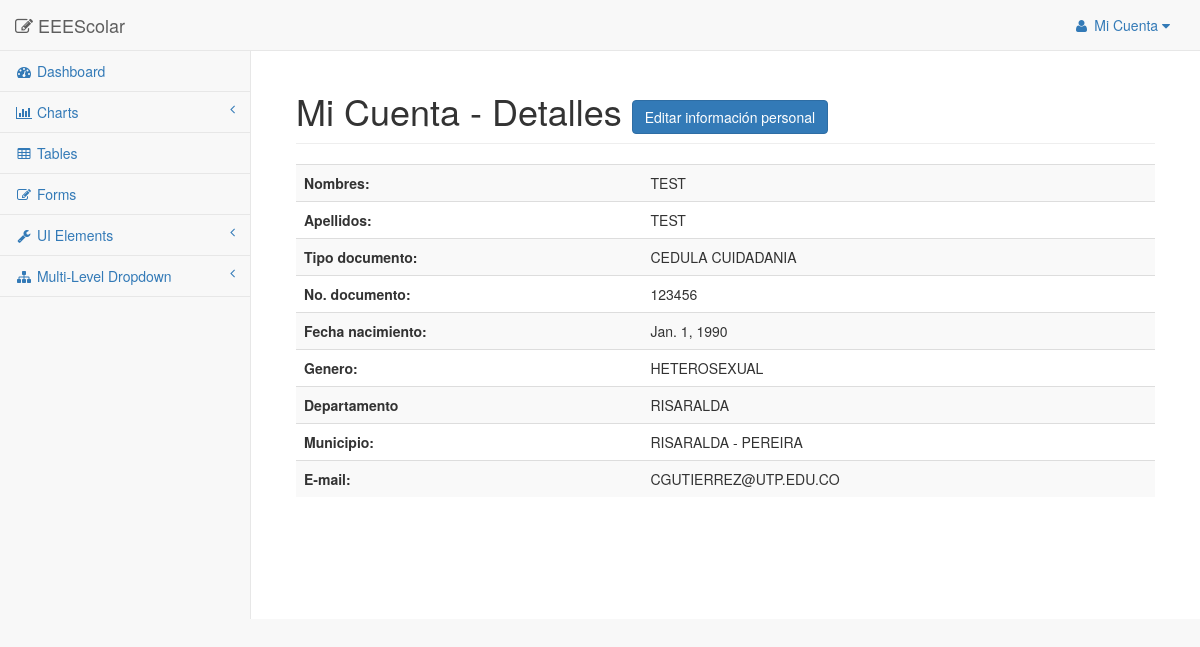
/cuenta/ (signed in), run on an earlier commit of the app's database.
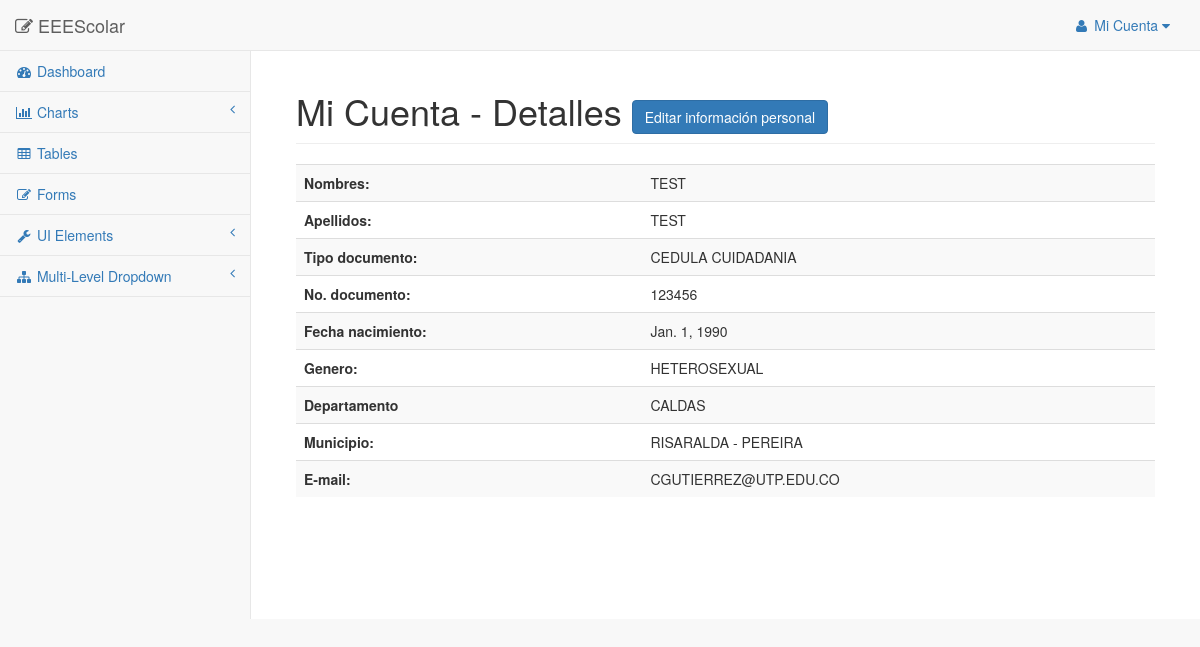
And on a later commit of the database.
### eees/models.py (models this page shows, shortened)
class Usuario(AbstractUser):
    class Meta:
        db_table = 'auth_user'
        verbose_name = "Usuario"
        verbose_name_plural = "Usuarios"
    TIPO_DOC_LIST = [
        ('CEDULA CUIDADANIA', 'CEDULA CUIDADANIA'),
        ('CEDULA EXTRANJERIA', 'CEDULA EXTRANJERIA'),
        ('PASAPORTE', 'PASAPORTE'),
        ('TARJETA IDENTIDAD', 'TARJETA IDENTIDAD'),
    ]
    GENERO_LIST= [
        ('HETEROSEXUAL', 'HETEROSEXUAL'),
        ('HOMOSEXUAL', 'HOMOSEXUAL'),
        ('LESBIANA', 'LESBIANA'),
        ('BISEXUAL', 'BISEXUAL'),
        ('INDIFERENCIADO', 'INDIFERENCIADO'),
    ]
    is_admin            = models.BooleanField('Administrador',default=False)
    is_profe            = models.BooleanField('Profesor',default=False)
    is_estud            = models.BooleanField('Estudiante',default=False)
    tipo_docto          = models.CharField('Tipo documento',max_length=20,choices=TIPO_DOC_LIST)
    no_docto            = models.CharField('Numero documento',max_length=20)
    fecha_nac           = models.DateField('Fecha nacimiento',null=True)
    genero              = models.CharField('Genero',max_length=20,choices=GENERO_LIST)
    manejodatos         = models.BooleanField('Manejo datos',default=False)

class Estudiante(Usuario):
    class Meta:
        verbose_name = "Estudiante"
        verbose_name_plural = "Estudiantes"
    departamento        = models.ForeignKey(Departamento, on_delete=models.PROTECT, null=True, blank=True)
    municipio           = models.ForeignKey(Municipio, on_delete=models.PROTECT, null=True, blank=True)
    grupo               = models.ForeignKey(Grupo, on_delete=models.CASCADE)

class Departamento(models.Model):
    class Meta:
        verbose_name = "Departamento"
        verbose_name_plural = "Departamentos"
    departamento    = models.CharField(max_length=200, unique=True, null=False)
    is_active       = models.BooleanField('Activo', default=True)
    def __str__(self):
        return self.departamento

class Municipio(models.Model):
    class Meta:
        verbose_name = "Municipio"
        verbose_name_plural = "Municipios"
    departamento    = models.ForeignKey(Departamento, on_delete=models.CASCADE)
    municipio       = models.CharField(max_length=200,unique=True, null=False)
    is_active       = models.BooleanField('Activo', default=True)
    def __str__(self):
        return str(self.departamento) +str(' - ')+ str(self.municipio)

### eees/views.py (the view)
# urls.py: url(r'^cuenta/$', views.account, name='account'),
@login_required(login_url='/acceso/')
def account(request):
    user = request.user
    user = get_object_or_404(Usuario, pk=user.id)
    if user.is_estud:
        user = get_object_or_404(Estudiante, pk=user.id)
    if user.is_profe:
        user = get_object_or_404(Profesor, pk=user.id)
    return  render(request,'eees/account.html', {'user':user})

### eees/templates/eees/account.html (shortened to what this page needs)
{% extends 'eees/blank.html' %}
{% load staticfiles %}
{% block header %}
  Mi Cuenta - Detalles
  <a class="btn btn-primary" href="{% url 'eees:account_edit' user.id %}">Editar informaci&oacute;n personal</a>
{% endblock %}
{% block contenido %}
<div class="table-responsive">
  <table class="table table-striped">
    <tbody>
      <tr>
        <td><b>Nombres:</b></td>
        <td>{{user.first_name|upper}}</td>
      </tr>
      <tr>
        <td><b>Apellidos:</b></td>
        <td>{{user.last_name|upper}}</td>
      </tr>
      <tr>
        <td><b>Tipo documento:</b></td>
        <td>{{user.tipo_docto|upper}}</td>
      </tr>
      <tr>
        <td><b>No. documento:</b></td>
        <td>{{user.no_docto|upper}}</td>
      </tr>
      <tr>
        <td><b>Fecha nacimiento:</b></td>
        <td>{{user.fecha_nac}}</td>
      </tr>
      <tr>
        <td><b>Genero:</b></td>
        <td>{{user.genero|upper}}</td>
      </tr>
      <tr>
        <td><b>Departamento</b></td>
        <td>{{user.departamento|upper}}</td>
      </tr>
      <tr>
        <td><b>Municipio:</b></td>
        <td>{{user.municipio|upper}}</td>
      </tr>
      <tr>
        <td><b>E-mail:</b></td>
        <td>{{user.email|upper}}</td>
      </tr>
    </tbody>
  </table>
</div>
{% endblock %}

### eees/templates/eees/blank.html (shortened to what this page needs)
<!DOCTYPE html>
<html lang="en">
<head>
    {% load staticfiles %}
    <link href="{% static 'eees/sb-admin/vendor/bootstrap/css/bootstrap.min.css' %}" rel="stylesheet">
    <link href="{% static 'eees/sb-admin/vendor/metisMenu/metisMenu.min.css' %}" rel="stylesheet">
    <link href="{% static 'eees/sb-admin/dist/css/sb-admin-2.css' %}" rel="stylesheet">
    <link href="{% static 'eees/sb-admin/vendor/font-awesome/css/font-awesome.min.css' %}" rel="stylesheet" type="text/css">
</head>
<body>
    <div id="wrapper">
        <nav class="navbar navbar-default navbar-static-top" role="navigation" style="margin-bottom: 0">
            <div class="navbar-header">
                <a class="navbar-brand" href="/">
                  <i class="fa fa-pencil-square-o" aria-hidden="true"></i>
    						        EEEScolar</a>
            </div>
            <ul class="nav navbar-top-links navbar-right">
                <li class="dropdown">
                    <a class="dropdown-toggle" data-toggle="dropdown" href="#">
                        <i class="fa fa-user fa-fw"></i> Mi Cuenta <i class="fa fa-caret-down"></i>
                    </a>
                </li>
            </ul>
            <div class="navbar-default sidebar" role="navigation">
                <div class="sidebar-nav navbar-collapse">
                    <ul class="nav" id="side-menu">
                        <li>
                            <a href="index.html"><i class="fa fa-dashboard fa-fw"></i> Dashboard</a>
                        </li>
                        <li>
                            <a href="#"><i class="fa fa-bar-chart-o fa-fw"></i> Charts<span class="fa arrow"></span></a>
                        </li>
                        <li>
                            <a href="tables.html"><i class="fa fa-table fa-fw"></i> Tables</a>
                        </li>
                        <li>
                            <a href="forms.html"><i class="fa fa-edit fa-fw"></i> Forms</a>
                        </li>
                        <li>
                            <a href="#"><i class="fa fa-wrench fa-fw"></i> UI Elements<span class="fa arrow"></span></a>
                        </li>
                        <li>
                            <a href="#"><i class="fa fa-sitemap fa-fw"></i> Multi-Level Dropdown<span class="fa arrow"></span></a>
                        </li>
                    </ul>
                </div>
            </div>
        </nav>
        <div id="page-wrapper">
            <div class="container-fluid">
                <div class="row">
                    <div class="col-lg-12">
                        <h1 class="page-header">{% block header %}{% endblock %}</h1>
                    </div>
                    <div class="col-lg-12">
                      {% block contenido %}
                      {% endblock %}
                    </div>
                </div>
            </div>
        </div>
    </div>
</body>
</html>

What changed in the data, as far as the page shows it:
changed Estudiante "RISARALDA - PEREIRA": departamento "RISARALDA" → "CALDAS"
